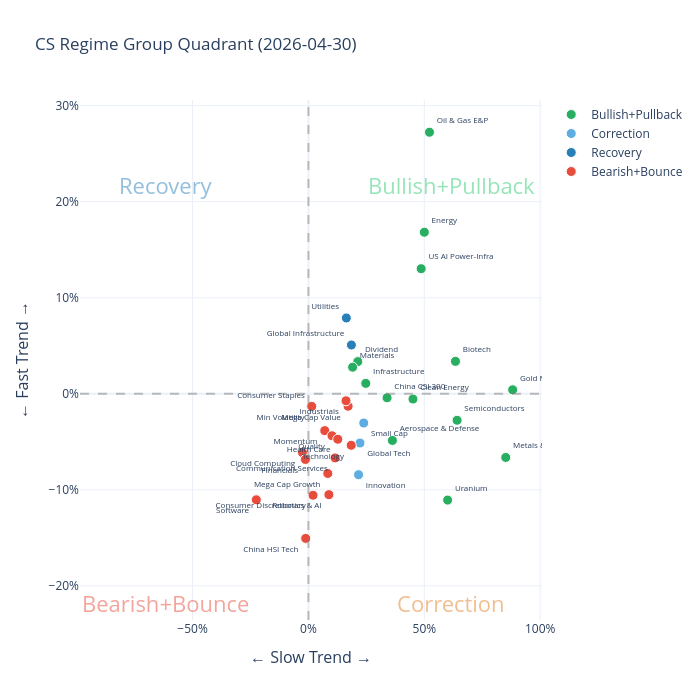

The code cell stored with this chart in its notebook:
### Code cell
# 그룹핑 사분면 산점도: Bullish+Pullback, Correction, Recovery, Bearish+Bounce
plot_regime_grouped = plot_regime.copy()
for ticker in plot_regime_grouped.index:
    r = plot_regime_grouped[ticker]
    if r in ('Bullish', 'Pullback'):
        plot_regime_grouped[ticker] = 'Bullish+Pullback'
    elif r in ('Bearish', 'Bounce'):
        plot_regime_grouped[ticker] = 'Bearish+Bounce'

scatter_grouped = pd.DataFrame({
    slow_label: plot_slow,
    fast_label: plot_fast,
    'Regime': plot_regime_grouped,
}).dropna()
scatter_grouped['Description'] = [TICKER_DESCRIPTIONS.get(t, t) for t in scatter_grouped.index]

GROUPED_TEXTPOS = {
    'Bullish+Pullback': 'top right',
    'Correction': 'bottom right',
    'Recovery': 'top left',
    'Bearish+Bounce': 'bottom left',
}

fig = go.Figure()

for group_name, color in GROUPED_COLORS.items():
    mask = scatter_grouped['Regime'] == group_name
    subset = scatter_grouped[mask]
    fig.add_trace(go.Scatter(
        x=subset[slow_label] if len(subset) > 0 else [None],
        y=subset[fast_label] if len(subset) > 0 else [None],
        mode='markers+text',
        name=group_name,
        text=subset['Description'] if len(subset) > 0 else [None],
        textposition=GROUPED_TEXTPOS[group_name],
        textfont=dict(size=8),
        marker=dict(size=10, color=color, line=dict(width=1, color='white')),
        hovertemplate='%{text}<br>' + f'{SLOW_WINDOW}M: ' + '%{x:.1%}<br>' + f'{FAST_WINDOW}M: ' + '%{y:.1%}<extra></extra>',
    ))

fig.add_hline(y=0, line_dash='dash', line_color='gray', opacity=0.5)
fig.add_vline(x=0, line_dash='dash', line_color='gray', opacity=0.5)

x_range = max(abs(scatter_grouped[slow_label].min()), abs(scatter_grouped[slow_label].max()))
y_range = max(abs(scatter_grouped[fast_label].min()), abs(scatter_grouped[fast_label].max()))

annotations = [
    dict(x=x_range*0.7,  y=y_range*0.8,  text='Bullish+Pullback', font=dict(size=22, color='rgba(46,204,113,0.5)'), showarrow=False),
    dict(x=-x_range*0.7, y=y_range*0.8,  text='Recovery', font=dict(size=22, color='rgba(41,128,185,0.5)'), showarrow=False),
    dict(x=x_range*0.7,  y=-y_range*0.8, text='Correction', font=dict(size=22, color='rgba(230,126,34,0.5)'), showarrow=False),
    dict(x=-x_range*0.7, y=-y_range*0.8, text='Bearish+Bounce', font=dict(size=22, color='rgba(231,76,60,0.5)'), showarrow=False),
]

fig.update_layout(
    title=f'CS Regime Group Quadrant ({plot_date.date()})',
    xaxis_title='\u2190 Slow Trend \u2192',
    yaxis_title='\u2190 Fast Trend \u2192',
    xaxis=dict(tickformat='.0%', zeroline=True, title_font=dict(size=16)),
    yaxis=dict(tickformat='.0%', zeroline=True, title_font=dict(size=16)),
    annotations=annotations,
    template='plotly_white',
    height=700,
    width=700,
)
fig.show()

### Figure 1 — Plotly figure (JSON) as saved in the notebook; plotly's stock layout.template omitted (floating-point values rounded to 4 significant figures)
{"data": [{"hovertemplate": "%{text}<br>11M: %{x:.1%}<br>3M: %{y:.1%}<extra></extra>", "marker": {"color": "#27ae60", "line": {"color": "white", "width": 1}, "size": 10}, "mode": "markers+text", "name": "Bullish+Pullback", "text": ["Semiconductors", "Aerospace & Defense", "Biotech", "Metals & Mining", "Oil & Gas E&P", "Infrastructure", "Dividend", "Gold Miners", "Uranium", "China CSI 300", "US AI Power-Infra", "Clean Energy", "Energy", "Materials"], "textfont": {"size": 8}, "textposition": "top right", "type": "scatter", "x": [0.6415, 0.3623, 0.6345, 0.8513, 0.5222, 0.2473, 0.2129, 0.8811, 0.6006, 0.3393, 0.4864, 0.451, 0.5001, 0.1906], "y": [-0.02761, -0.04861, 0.03375, -0.0663, 0.2723, 0.01084, 0.03348, 0.00414, -0.1107, -0.004141, 0.1303, -0.00551, 0.1682, 0.02769]}, {"hovertemplate": "%{text}<br>11M: %{x:.1%}<br>3M: %{y:.1%}<extra></extra>", "marker": {"color": "#5dade2", "line": {"color": "white", "width": 1}, "size": 10}, "mode": "markers+text", "name": "Correction", "text": ["Innovation", "Small Cap", "Global Tech"], "textfont": {"size": 8}, "textposition": "bottom right", "type": "scatter", "x": [0.2162, 0.2386, 0.2224], "y": [-0.08428, -0.03048, -0.05134]}, {"hovertemplate": "%{text}<br>11M: %{x:.1%}<br>3M: %{y:.1%}<extra></extra>", "marker": {"color": "#2980b9", "line": {"color": "white", "width": 1}, "size": 10}, "mode": "markers+text", "name": "Recovery", "text": ["Global Infrastructure", "Consumer Staples", "Utilities"], "textfont": {"size": 8}, "textposition": "top left", "type": "scatter", "x": [0.1854, 0.01599, 0.1635], "y": [0.05077, -0.01388, 0.07894]}, {"hovertemplate": "%{text}<br>11M: %{x:.1%}<br>3M: %{y:.1%}<extra></extra>", "marker": {"color": "#e74c3c", "line": {"color": "white", "width": 1}, "size": 10}, "mode": "markers+text", "name": "Bearish+Bounce", "text": ["Software", "Mega Cap Growth", "Mega Cap Value", "Min Volatility", "Momentum", "Quality", "China HSI Tech", "Robotics & AI", "Cloud Computing", "Technology", "Communication Services", "Financials", "Health Care", "Industrials", "Consumer Discretionary"], "textfont": {"size": 8}, "textposition": "bottom left", "type": "scatter", "x": [-0.2249, 0.08345, 0.1711, 0.0141, 0.07036, 0.1017, -0.01186, 0.08824, -0.02562, 0.1846, 0.1152, -0.01305, 0.1266, 0.1621, 0.01969], "y": [-0.1104, -0.08299, -0.01301, -0.01311, -0.03837, -0.04371, -0.1506, -0.105, -0.06128, -0.05366, -0.06682, -0.0684, -0.04735, -0.007313, -0.1057]}], "layout": {"annotations": [{"font": {"color": "rgba(46,204,113,0.5)", "size": 22}, "showarrow": false, "text": "Bullish+Pullback", "x": 0.6168, "y": 0.2179}, {"font": {"color": "rgba(41,128,185,0.5)", "size": 22}, "showarrow": false, "text": "Recovery", "x": -0.6168, "y": 0.2179}, {"font": {"color": "rgba(230,126,34,0.5)", "size": 22}, "showarrow": false, "text": "Correction", "x": 0.6168, "y": -0.2179}, {"font": {"color": "rgba(231,76,60,0.5)", "size": 22}, "showarrow": false, "text": "Bearish+Bounce", "x": -0.6168, "y": -0.2179}], "height": 700, "shapes": [{"line": {"color": "gray", "dash": "dash"}, "opacity": 0.5, "type": "line", "x0": 0, "x1": 1, "xref": "x domain", "y0": 0, "y1": 0, "yref": "y"}, {"line": {"color": "gray", "dash": "dash"}, "opacity": 0.5, "type": "line", "x0": 0, "x1": 0, "xref": "x", "y0": 0, "y1": 1, "yref": "y domain"}], "title": {"text": "CS Regime Group Quadrant (2026-04-30)"}, "width": 700, "xaxis": {"tickformat": ".0%", "title": {"font": {"size": 16}, "text": "← Slow Trend →"}, "zeroline": true}, "yaxis": {"tickformat": ".0%", "title": {"font": {"size": 16}, "text": "← Fast Trend →"}, "zeroline": true}}}
